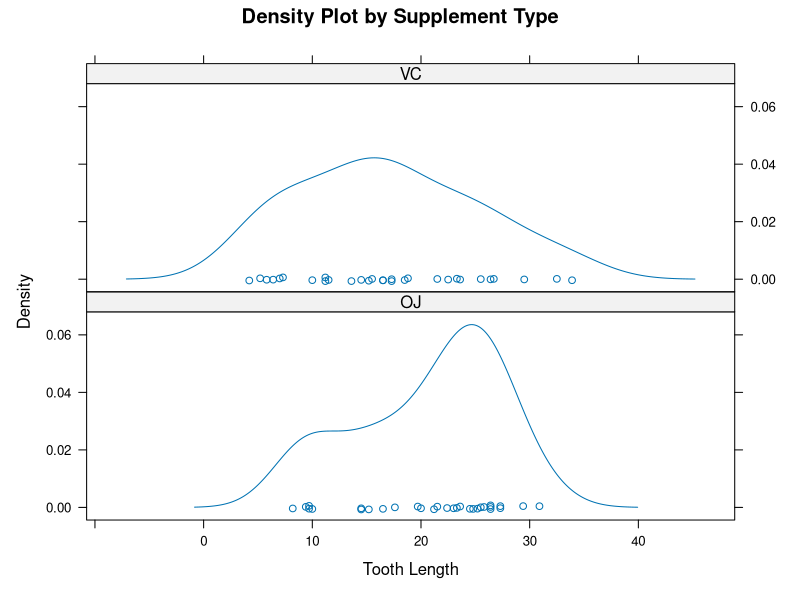
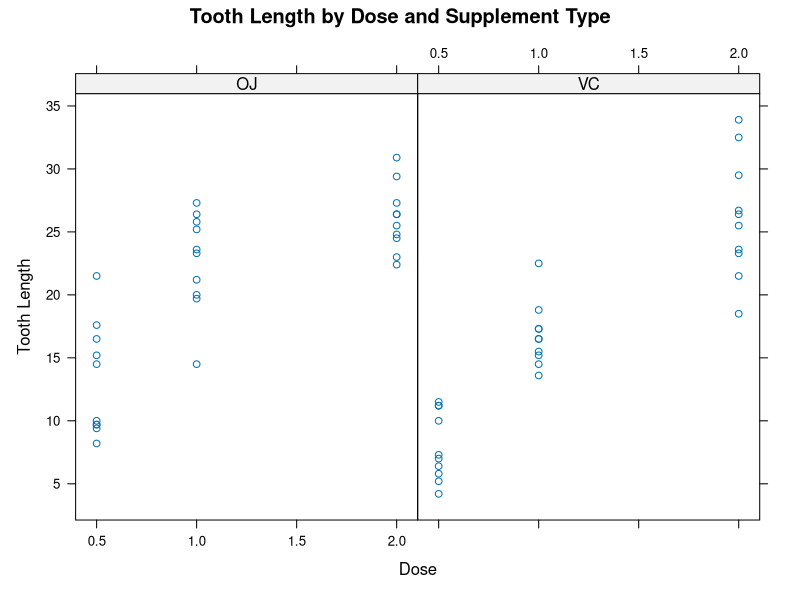

These figures' R source, in order: (Note: this script raises an error after producing the figures.)
## ---- chunk 1
str(ToothGrowth)
head(ToothGrowth)
## ---- chunk 2
library(lattice)
with(ToothGrowth,densityplot(~ len|supp, 
            main="Density Plot by Supplement Type",
            xlab="Tooth Length", 
            layout=c(1,2)))
## ---- chunk 3
with(ToothGrowth,xyplot(len ~ dose|supp, 
            main="Tooth Length by Dose and Supplement Type",
            xlab="Dose", 
            ylab="Tooth Length",
            layout=c(2,1)))
## ---- chunk 4
library(psych)
describeBy(ToothGrowth,ToothGrowth$supp)
## ---- chunk 5
with(ToothGrowth, t.test(len ~ supp, paired = FALSE))
## ---- chunk 6
TG.sub.1 <- subset(ToothGrowth, dose %in% c(0.5, 1))
TG.sub.2 <- subset(ToothGrowth, dose %in% c(0.5, 2))
TG.sub.3 <- subset(ToothGrowth, dose %in% c(1, 2))

with(TG.sub.1, t.test(len ~ dose, paired = FALSE))
with(TG.sub.2, t.test(len ~ dose, paired = FALSE))
with(TG.sub.3, t.test(len ~ dose, paired = FALSE))
